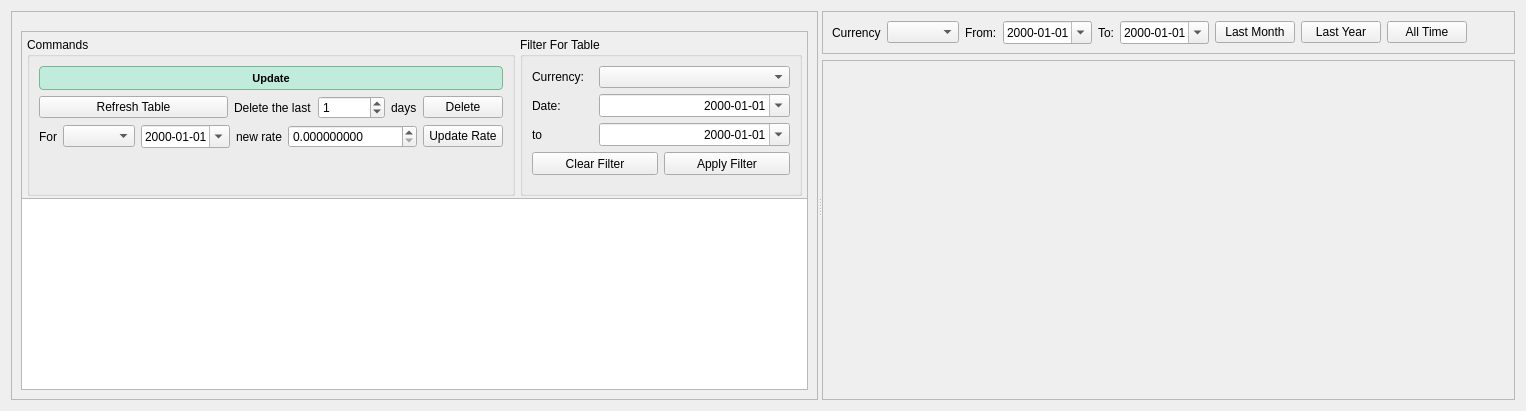
      <widget class="QWidget" name="tab_exchange_rates">
       <attribute name="title">
        <string>Exchange Rates</string>
       </attribute>
       <layout class="QHBoxLayout" name="horizontalLayout_14">
        <item>
         <widget class="QSplitter" name="splitter_exchange_rates">
          <property name="orientation">
           <enum>Qt::Horizontal</enum>
          </property>
          <property name="childrenCollapsible">
           <bool>false</bool>
          </property>
          <widget class="QFrame" name="frame_rates">
           <property name="minimumSize">
            <size>
             <width>300</width>
             <height>0</height>
            </size>
           </property>
           <property name="maximumSize">
            <size>
             <width>16777215</width>
             <height>16777215</height>
            </size>
           </property>
           <property name="frameShape">
            <enum>QFrame::StyledPanel</enum>
           </property>
           <property name="frameShadow">
            <enum>QFrame::Raised</enum>
           </property>
           <layout class="QVBoxLayout" name="verticalLayout_14">
            <item>
             <widget class="QFrame" name="frame_3">
              <property name="minimumSize">
               <size>
                <width>0</width>
                <height>171</height>
               </size>
              </property>
              <property name="maximumSize">
               <size>
                <width>16777215</width>
                <height>150</height>
               </size>
              </property>
              <property name="frameShape">
               <enum>QFrame::StyledPanel</enum>
              </property>
              <property name="frameShadow">
               <enum>QFrame::Raised</enum>
              </property>
              <layout class="QHBoxLayout" name="horizontalLayout_25">
               <property name="spacing">
                <number>5</number>
               </property>
               <property name="leftMargin">
                <number>5</number>
               </property>
               <property name="topMargin">
                <number>5</number>
               </property>
               <property name="rightMargin">
                <number>5</number>
               </property>
               <property name="bottomMargin">
                <number>5</number>
               </property>
               <item>
                <widget class="QGroupBox" name="groupBox_rate_commands">
                 <property name="minimumSize">
                  <size>
                   <width>0</width>
                   <height>0</height>
                  </size>
                 </property>
                 <property name="title">
                  <string>Commands</string>
                 </property>
                 <layout class="QVBoxLayout" name="verticalLayout_13">
                  <item>
                   <widget class="QPushButton" name="pushButton_exchange_update">
                    <property name="minimumSize">
                     <size>
                      <width>0</width>
                      <height>24</height>
                     </size>
                    </property>
                    <property name="font">
                     <font>
                      <pointsize>8</pointsize>
                      <weight>75</weight>
                      <bold>true</bold>
                     </font>
                    </property>
                    <property name="styleSheet">
                     <string notr="true">QPushButton {
                                            background-color: #C1ECDD;
                                            border: 1px solid #7DB68A;
                                            border-radius: 4px;
                                            }
                                            QPushButton:hover {
                                            background-color: #D1F5E8;
                                            }
                                            QPushButton:pressed {
                                            background-color: #A8E0C7;
                                            }</string>
                    </property>
                    <property name="text">
                     <string>Update</string>
                    </property>
                   </widget>
                  </item>
                  <item>
                   <layout class="QHBoxLayout" name="horizontalLayout_21">
                    <item>
                     <widget class="QPushButton" name="pushButton_rates_refresh">
                      <property name="text">
                       <string>Refresh Table</string>
                      </property>
                     </widget>
                    </item>
                    <item>
                     <layout class="QHBoxLayout" name="horizontalLayout_15">
                      <item>
                       <widget class="QLabel" name="label">
                        <property name="text">
                         <string>Delete the last</string>
                        </property>
                       </widget>
                      </item>
                      <item>
                       <widget class="QSpinBox" name="spinBox_exchange_rate_count_days">
                        <property name="maximum">
                         <number>100000</number>
                        </property>
                        <property name="value">
                         <number>1</number>
                        </property>
                       </widget>
                      </item>
                      <item>
                       <widget class="QLabel" name="label_2">
                        <property name="text">
                         <string>days</string>
                        </property>
                       </widget>
                      </item>
                      <item>
                       <widget class="QPushButton" name="pushButton_rates_delete">
                        <property name="text">
                         <string>Delete</string>
                        </property>
                       </widget>
                      </item>
                     </layout>
                    </item>
                   </layout>
                  </item>
                  <item>
                   <layout class="QHBoxLayout" name="horizontalLayout_16">
                    <item>
                     <widget class="QLabel" name="label_exchange_item_update">
                      <property name="text">
                       <string>For</string>
                      </property>
                     </widget>
                    </item>
                    <item>
                     <widget class="QComboBox" name="comboBox_exchange_item_update"/>
                    </item>
                    <item>
                     <widget class="QDateEdit" name="dateEdit_exchange_item_update">
                      <property name="displayFormat">
                       <string>yyyy-MM-dd</string>
                      </property>
                      <property name="calendarPopup">
                       <bool>true</bool>
                      </property>
                     </widget>
                    </item>
                    <item>
                     <widget class="QLabel" name="label_exchange_item_update_2">
                      <property name="text">
                       <string>new rate</string>
                      </property>
                     </widget>
                    </item>
                    <item>
                     <widget class="QDoubleSpinBox" name="doubleSpinBox_exchange_item_update">
                      <property name="decimals">
                       <number>9</number>
                      </property>
                      <property name="maximum">
                       <double>10000000.000000000000000</double>
                      </property>
                     </widget>
                    </item>
                    <item>
                     <widget class="QPushButton" name="pushButton_exchange_item_update">
                      <property name="text">
                       <string>Update Rate</string>
                      </property>
                     </widget>
                    </item>
                   </layout>
                  </item>
                  <item>
                   <spacer name="verticalSpacer_3">
                    <property name="orientation">
                     <enum>Qt::Vertical</enum>
                    </property>
                    <property name="sizeHint" stdset="0">
                     <size>
                      <width>20</width>
                      <height>40</height>
                     </size>
                    </property>
                   </spacer>
                  </item>
                 </layout>
                </widget>
               </item>
               <item>
                <widget class="QGroupBox" name="groupBox_filter_2">
                 <property name="minimumSize">
                  <size>
                   <width>0</width>
                   <height>0</height>
                  </size>
                 </property>
                 <property name="title">
                  <string>Filter For Table</string>
                 </property>
                 <layout class="QVBoxLayout" name="verticalLayout_6">
                  <item>
                   <layout class="QHBoxLayout" name="horizontalLayout_currency_filter_2">
                    <item>
                     <widget class="QLabel" name="label_filter_currency_2">
                      <property name="minimumSize">
                       <size>
                        <width>61</width>
                        <height>0</height>
                       </size>
                      </property>
                      <property name="text">
                       <string>Currency:</string>
                      </property>
                     </widget>
                    </item>
                    <item>
                     <widget class="QComboBox" name="comboBox_exchange_rates_filter_currency">
                      <property name="minimumSize">
                       <size>
                        <width>191</width>
                        <height>0</height>
                       </size>
                      </property>
                     </widget>
                    </item>
                   </layout>
                  </item>
                  <item>
                   <layout class="QHBoxLayout" name="horizontalLayout_22">
                    <item>
                     <widget class="QLabel" name="label_filter_date_2">
                      <property name="minimumSize">
                       <size>
                        <width>61</width>
                        <height>0</height>
                       </size>
                      </property>
                      <property name="text">
                       <string>Date:</string>
                      </property>
                     </widget>
                    </item>
                    <item>
                     <widget class="QDateEdit" name="dateEdit_filter_exchange_rates_from">
                      <property name="minimumSize">
                       <size>
                        <width>191</width>
                        <height>0</height>
                       </size>
                      </property>
                      <property name="alignment">
                       <set>Qt::AlignRight|Qt::AlignTrailing|Qt::AlignVCenter</set>
                      </property>
                      <property name="displayFormat">
                       <string>yyyy-MM-dd</string>
                      </property>
                      <property name="calendarPopup">
                       <bool>true</bool>
                      </property>
                     </widget>
                    </item>
                   </layout>
                  </item>
                  <item>
                   <layout class="QHBoxLayout" name="horizontalLayout_23">
                    <item>
                     <widget class="QLabel" name="label_filter_to_2">
                      <property name="minimumSize">
                       <size>
                        <width>61</width>
                        <height>0</height>
                       </size>
                      </property>
                      <property name="text">
                       <string>to</string>
                      </property>
                      <property name="alignment">
                       <set>Qt::AlignLeading|Qt::AlignLeft|Qt::AlignVCenter</set>
                      </property>
                     </widget>
                    </item>
                    <item>
                     <widget class="QDateEdit" name="dateEdit_filter_exchange_rates_to">
                      <property name="minimumSize">
                       <size>
                        <width>191</width>
                        <height>0</height>
                       </size>
                      </property>
                      <property name="alignment">
                       <set>Qt::AlignRight|Qt::AlignTrailing|Qt::AlignVCenter</set>
                      </property>
                      <property name="displayFormat">
                       <string>yyyy-MM-dd</string>
                      </property>
                      <property name="calendarPopup">
                       <bool>true</bool>
                      </property>
                     </widget>
                    </item>
                   </layout>
                  </item>
                  <item>
                   <layout class="QHBoxLayout" name="horizontalLayout_24">
                    <item>
                     <widget class="QPushButton" name="pushButton_filter_exchange_rates_clear">
                      <property name="minimumSize">
                       <size>
                        <width>0</width>
                        <height>23</height>
                       </size>
                      </property>
                      <property name="text">
                       <string>Clear Filter</string>
                      </property>
                     </widget>
                    </item>
                    <item>
                     <widget class="QPushButton" name="pushButton_filter_exchange_rates_apply">
                      <property name="minimumSize">
                       <size>
                        <width>0</width>
                        <height>23</height>
                       </size>
                      </property>
                      <property name="text">
                       <string>Apply Filter</string>
                      </property>
                     </widget>
                    </item>
                   </layout>
                  </item>
                  <item>
                   <spacer name="verticalSpacer_5">
                    <property name="orientation">
                     <enum>Qt::Vertical</enum>
                    </property>
                    <property name="sizeHint" stdset="0">
                     <size>
                      <width>20</width>
                      <height>40</height>
                     </size>
                    </property>
                   </spacer>
                  </item>
                 </layout>
                </widget>
               </item>
              </layout>
             </widget>
            </item>
            <item>
             <widget class="QTableView" name="tableView_exchange_rates"/>
            </item>
           </layout>
          </widget>
          <widget class="QWidget" name="widget_exchange_rates_right">
           <layout class="QVBoxLayout" name="verticalLayout_12">
            <item>
             <widget class="QFrame" name="frame_exchange_rates_controls">
              <property name="maximumSize">
               <size>
                <width>16777215</width>
                <height>80</height>
               </size>
              </property>
              <property name="frameShape">
               <enum>QFrame::StyledPanel</enum>
              </property>
              <property name="frameShadow">
               <enum>QFrame::Raised</enum>
              </property>
              <layout class="QHBoxLayout" name="horizontalLayout_exchange_rates_controls">
               <item>
                <widget class="QLabel" name="label_exchange_rates_currency">
                 <property name="text">
                  <string>Currency</string>
                 </property>
                </widget>
               </item>
               <item>
                <widget class="QComboBox" name="comboBox_exchange_rates_currency"/>
               </item>
               <item>
                <widget class="QLabel" name="label_exchange_rates_from">
                 <property name="text">
                  <string>From:</string>
                 </property>
                </widget>
               </item>
               <item>
                <widget class="QDateEdit" name="dateEdit_exchange_rates_from">
                 <property name="displayFormat">
                  <string>yyyy-MM-dd</string>
                 </property>
                 <property name="calendarPopup">
                  <bool>true</bool>
                 </property>
                </widget>
               </item>
               <item>
                <widget class="QLabel" name="label_exchange_rates_to">
                 <property name="text">
                  <string>To:</string>
                 </property>
                </widget>
               </item>
               <item>
                <widget class="QDateEdit" name="dateEdit_exchange_rates_to">
                 <property name="displayFormat">
                  <string>yyyy-MM-dd</string>
                 </property>
                 <property name="calendarPopup">
                  <bool>true</bool>
                 </property>
                </widget>
               </item>
               <item>
                <widget class="QPushButton" name="pushButton_exchange_rates_last_month">
                 <property name="text">
                  <string>Last Month</string>
                 </property>
                </widget>
               </item>
               <item>
                <widget class="QPushButton" name="pushButton_exchange_rates_last_year">
                 <property name="text">
                  <string>Last Year</string>
                 </property>
                </widget>
               </item>
               <item>
                <widget class="QPushButton" name="pushButton_exchange_rates_all_time">
                 <property name="text">
                  <string>All Time</string>
                 </property>
                </widget>
               </item>
               <item>
                <spacer name="horizontalSpacer_food_stats">
                 <property name="orientation">
                  <enum>Qt::Horizontal</enum>
                 </property>
                 <property name="sizeHint" stdset="0">
                  <size>
                   <width>40</width>
                   <height>20</height>
                  </size>
                 </property>
                </spacer>
               </item>
              </layout>
             </widget>
            </item>
            <item>
             <widget class="QScrollArea" name="scrollArea_xchange_rates">
              <property name="widgetResizable">
               <bool>true</bool>
              </property>
              <widget class="QWidget" name="scrollAreaWidgetContents_food_stats">
               <property name="geometry">
                <rect>
                 <x>0</x>
                 <y>0</y>
                 <width>895</width>
                 <height>776</height>
                </rect>
               </property>
               <layout class="QVBoxLayout" name="verticalLayout_exchange_rates_content"/>
              </widget>
             </widget>
            </item>
           </layout>
          </widget>
         </widget>
        </item>
       </layout>
      </widget>
